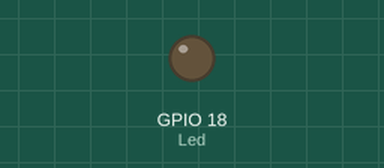
A program run on a simulated Raspberry Pi (BCM pin numbers). Shown: output pins drawn as LEDs (lit = HIGH). At 14.4 s the program stops and its outputs stay as they are.

Above: at 0.1 s.
At 8.9 s:
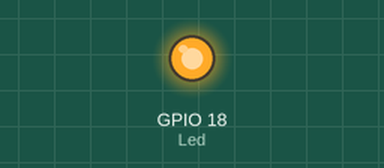
Timing chart, 0 to 14.7 s (numbered marks = the images above):
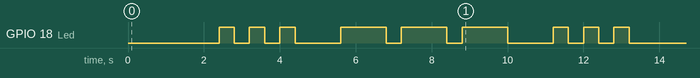

The program:

p046_MorseSos3.py
```python
import RPi.GPIO as IoPort
import time

def LedOn(Port, Delay) :
    IoPort.output(Port, True)
    time.sleep(Delay);

def LedOff(Port, Delay) :
    IoPort.output(Port, False)
    time.sleep(Delay)

def Send_S() :
    LedOn(Led, 0.4)
    LedOff(Led, 0.4)
    LedOn(Led, 0.4)
    LedOff(Led, 0.4)
    LedOn(Led, 0.4)
    LedOff(Led, 1.2)


def Send_O() :
    LedOn(Led, 1.2)
    LedOff(Led, 0.4)
    LedOn(Led, 1.2)
    LedOff(Led, 0.4)
    LedOn(Led, 1.2)
    LedOff(Led, 1.2)

Led = 18
IoPort.setmode(IoPort.BCM)
IoPort.setup(Led, IoPort.OUT)
LedOff(Led, 2.4)
Send_S()
Send_O()
Send_S()
```

Measured:
- by itself, GPIO 18 (Led): LOW → HIGH at 2.4 s, → LOW 0.40 s later, → HIGH 0.40 s later, → LOW 0.40 s later, … (18 changes in this stretch)
